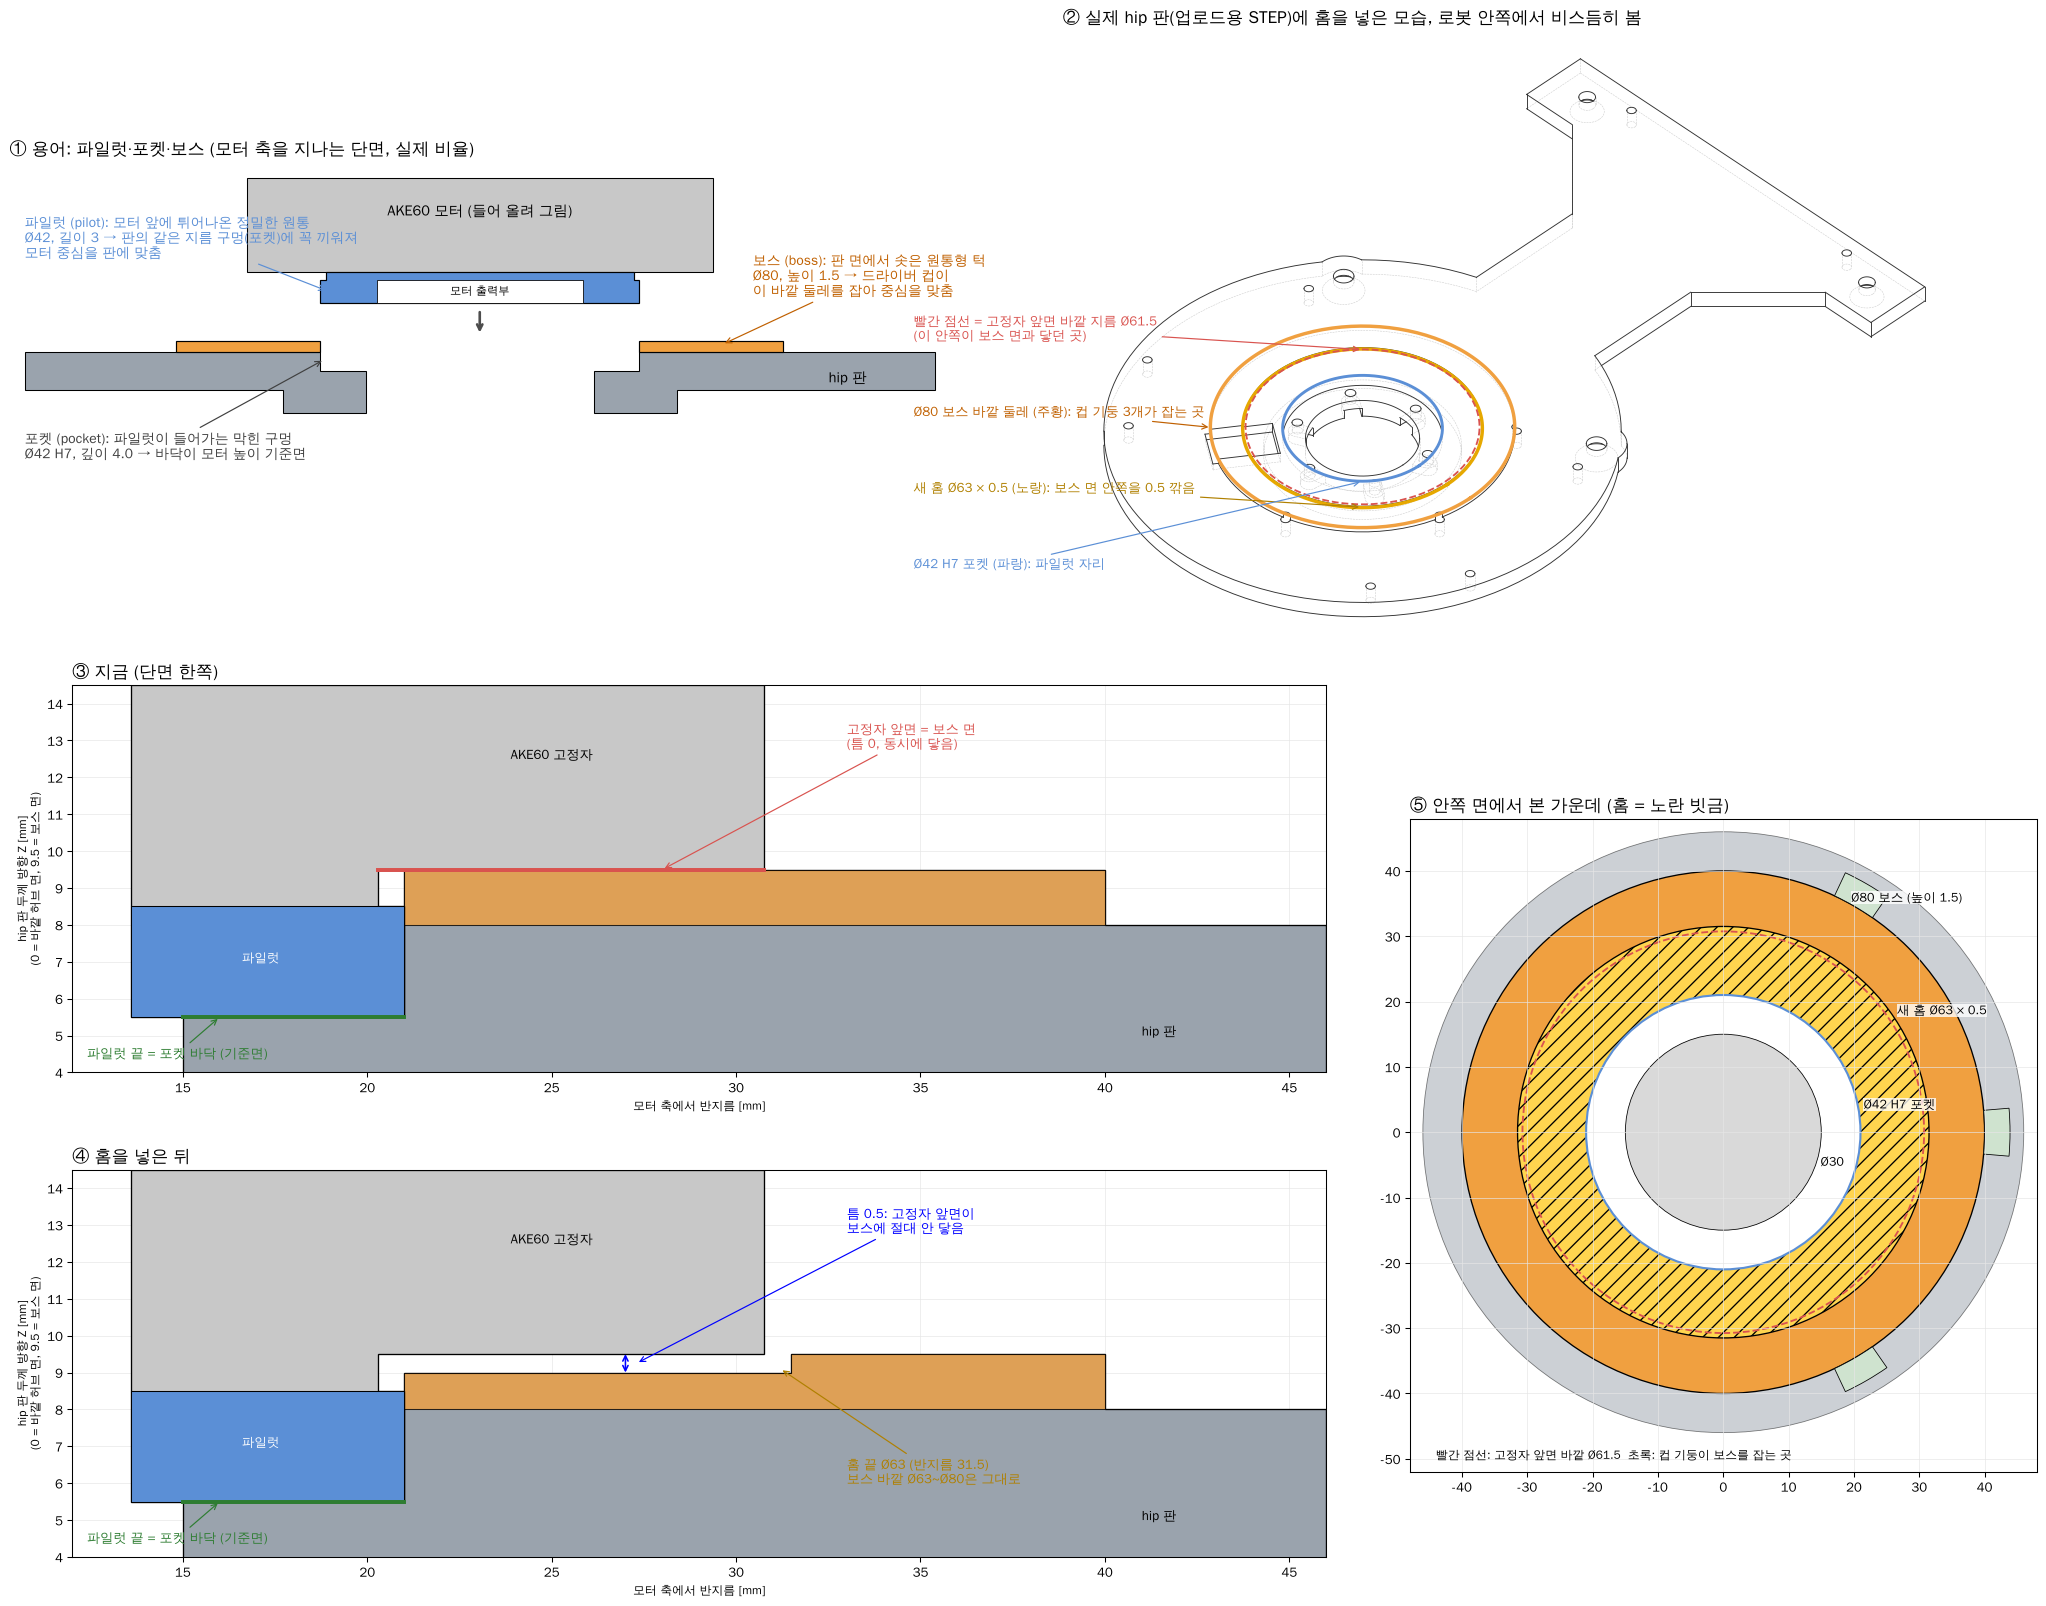

This figure's Python source:
"""What a boss and a pilot are, and the proposed Ø63 x 0.5 relief in the hip plate's Ø80 boss face (before / after).
Explanatory figure, not a manufacturing drawing.  Run make_parts.py first.

    python hip_relief.py             # -> hip_relief.png next to this script
"""
import math
import pathlib
import sys
HERE = pathlib.Path(__file__).resolve().parent
ROOT = str(HERE.parents[1])
sys.path.insert(0, ROOT + '/fusion'); sys.path.insert(0, ROOT + '/manufacturing')
import params as P
import occ as O
import numpy as np
import matplotlib; matplotlib.use('Agg')
import matplotlib.pyplot as plt
from matplotlib import font_manager
from matplotlib.patches import Polygon, Rectangle, Circle, Wedge
from matplotlib.ticker import MultipleLocator
F = '/usr/share/fonts/truetype/wqy/wqy-zenhei.ttc'
font_manager.fontManager.addfont(F)
plt.rcParams['axes.unicode_minus'] = False
plt.rcParams['font.family'] = font_manager.FontProperties(fname=F).get_name()

R_REL, D_REL = 31.5, 0.5                 # proposed relief Ø63 x 0.5 deep in the boss face (Z 9.5 -> 9.0)
RP = P.PILOT_D_HIP / 2
C = dict(plate='#9aa3ad', motor='#c8c8c8', pilot='#5b8fd6', boss='#f0a040', rel='#ffd54f', screw='#3a3a3a',
         bad='#d9534f', ok='#2e7d32')
fig = plt.figure(figsize=(22, 17))


def lab(ax, xy, xyt, t, col='k', fs=10):
    ax.annotate(t, xy=xy, xytext=xyt, color=col, fontsize=fs, zorder=10,
                arrowprops=dict(arrowstyle='->', color=col, lw=0.9))


# ------------------------------------------------------------------ 1. terms: pilot and boss (exploded side view, schematic)
a1 = fig.add_axes([0.02, 0.64, 0.45, 0.32]); a1.set_aspect('equal'); a1.axis('off')
a1.add_patch(Polygon([(-60, 3), (-26, 3), (-26, 0), (-15, 0), (-15, 5.5), (-RP, 5.5), (-RP, 8), (-60, 8)], fc=C['plate'], ec='k', lw=0.8))
a1.add_patch(Polygon([(60, 3), (26, 3), (26, 0), (15, 0), (15, 5.5), (RP, 5.5), (RP, 8), (60, 8)], fc=C['plate'], ec='k', lw=0.8))
for sx in (-1, 1):
    a1.add_patch(Polygon([(sx * RP, 8), (sx * 40, 8), (sx * 40, 9.5), (sx * RP, 9.5)], fc=C['boss'], ec='k', lw=0.9))
lift = 9.0                                               # motor drawn lifted (exploded)
a1.add_patch(Polygon([(-30.75, 9.5 + lift), (30.75, 9.5 + lift), (30.75, 22 + lift), (-30.75, 22 + lift)], fc=C['motor'], ec='k', lw=0.8))
a1.add_patch(Polygon([(-RP, 5.5 + lift), (RP, 5.5 + lift), (RP, 8.5 + lift), (20.3, 8.5 + lift), (20.3, 9.5 + lift), (-20.3, 9.5 + lift),
                      (-20.3, 8.5 + lift), (-RP, 8.5 + lift)], fc=C['pilot'], ec='k', lw=0.9))
a1.add_patch(Rectangle((-13.6, 5.5 + lift), 27.2, 3.0, fc='w', ec='k', lw=0.6))
a1.text(0, 26.0, 'AKE60 모터 (들어 올려 그림)', ha='center', fontsize=11)
a1.text(0, 6.6 + lift, '모터 출력부', ha='center', fontsize=8.5)
a1.annotate('', xy=(0, 10.2), xytext=(0, 13.6), arrowprops=dict(arrowstyle='->', lw=2.0, color='0.3'))
lab(a1, (-RP + 1, 7.0 + lift), (-60, 20.5), '파일럿 (pilot): 모터 앞에 튀어나온 정밀한 원통\nØ42, 길이 3 → 판의 같은 지름 구멍(포켓)에 꼭 끼워져\n모터 중심을 판에 맞춤', C['pilot'], 10.5)
lab(a1, (-RP + 0.5, 7.0), (-60, -6.0), '포켓 (pocket): 파일럿이 들어가는 막힌 구멍\nØ42 H7, 깊이 4.0 → 바닥이 모터 높이 기준면', '0.25', 10.5)
lab(a1, (32, 9.0), (36, 15.5), '보스 (boss): 판 면에서 솟은 원통형 턱\nØ80, 높이 1.5 → 드라이버 컵이\n이 바깥 둘레를 잡아 중심을 맞춤', '#c06000', 10.5)
a1.text(46, 4.0, 'hip 판', fontsize=11)
a1.set_xlim(-62, 62); a1.set_ylim(-9, 33)
a1.set_title('① 용어: 파일럿·포켓·보스 (모터 축을 지나는 단면, 실제 비율)', fontsize=13, loc='left')

# ------------------------------------------------------------------ 2. isometric of the real hip plate with the relief
sh = O.solids(O.read_step(ROOT + '/manufacturing/step/hip_plate_L.step'))[0]
after = O.cut(sh, O.cyl('z', 0, 0, 9.5 - D_REL, 10.5, R_REL))
tw = np.array([1.0, -1.0, 1.25]); tw /= np.linalg.norm(tw)
xd = np.array([1.0, 1.0, 0.0]); xd /= np.linalg.norm(xd)
yd = np.cross(tw, xd)
vis, hid = O.project(after, tuple(tw), tuple(xd))
a2 = fig.add_axes([0.50, 0.60, 0.48, 0.38]); a2.set_aspect('equal'); a2.axis('off')
for pl in hid:
    xs, ys = zip(*pl); a2.plot(xs, ys, color='0.8', lw=0.4, ls='--')
for pl in vis:
    xs, ys = zip(*pl); a2.plot(xs, ys, color='0.2', lw=0.7)


def ring3d(r, z, col, lw=2.2, ls='-'):
    t = np.linspace(0, 2 * np.pi, 200)
    pts = np.c_[r * np.cos(t), r * np.sin(t), np.full_like(t, z)]
    a2.plot(pts @ xd, pts @ yd, color=col, lw=lw, ls=ls, zorder=5)


ring3d(40.0, 9.5, C['boss'], 2.6)
ring3d(R_REL, 9.0, '#e6a800', 2.6)
ring3d(RP, 9.0, C['pilot'], 2.2)
ring3d(30.75, 9.5, C['bad'], 1.4, '--')
P2 = lambda x, y, z: (np.dot((x, y, z), xd), np.dot((x, y, z), yd))  # noqa: E731
lab(a2, P2(-28, -28.3, 9.5), (-118, 10), 'Ø80 보스 바깥 둘레 (주황): 컵 기둥 3개가 잡는 곳', '#c06000')
lab(a2, P2(22, -22.3, 9.0), (-118, -10), '새 홈 Ø63 × 0.5 (노랑): 보스 면 안쪽을 0.5 깎음', '#b08000')
lab(a2, P2(14.9, -14.9, 9.0), (-118, -30), 'Ø42 H7 포켓 (파랑): 파일럿 자리', C['pilot'])
lab(a2, P2(-21.7, 21.7, 9.5), (-118, 30), '빨간 점선 = 고정자 앞면 바깥 지름 Ø61.5\n(이 안쪽이 보스 면과 닿던 곳)', C['bad'])
a2.set_title('② 실제 hip 판(업로드용 STEP)에 홈을 넣은 모습, 로봇 안쪽에서 비스듬히 봄', fontsize=13, loc='left')


# ------------------------------------------------------------------ 3/4. section before / after (one side)
def section(ax, relief, title):
    ax.set_aspect('equal'); ax.set_xlim(12, 46); ax.set_ylim(4.0, 14.5)
    pts = [(15.0, 0.0), (26.0, 0.0), (26.0, 3.0), (46.0, 3.0), (46.0, 8.0), (40.0, 8.0), (40.0, 9.5)]
    if relief:
        pts += [(R_REL, 9.5), (R_REL, 9.5 - D_REL), (RP, 9.5 - D_REL)]
    else:
        pts += [(RP, 9.5)]
    pts += [(RP, 5.5), (15.0, 5.5)]
    ax.add_patch(Polygon(pts, fc=C['plate'], ec='k', lw=1.0, zorder=2))
    ax.add_patch(Polygon([(RP, 8.0), (40.0, 8.0), (40.0, 9.5)] + ([(R_REL, 9.5), (R_REL, 9.0), (RP, 9.0)] if relief else [(RP, 9.5)]),
                         fc=C['boss'], ec='k', lw=0.8, alpha=0.8, zorder=3))
    m = [(13.6, 5.5), (RP, 5.5), (RP, 8.5), (20.3, 8.5), (20.3, 9.5), (30.75, 9.5), (30.75, 14.5), (13.6, 14.5)]
    ax.add_patch(Polygon(m, fc=C['motor'], ec='k', lw=1.0, zorder=4))
    ax.add_patch(Polygon([(13.6, 5.5), (RP, 5.5), (RP, 8.5), (13.6, 8.5)], fc=C['pilot'], ec='k', lw=0.8, zorder=5))
    ax.plot([15.0, RP], [5.5, 5.5], color=C['ok'], lw=3, zorder=6)
    if relief:
        ax.annotate('', xy=(27.0, 9.5), xytext=(27.0, 9.0), arrowprops=dict(arrowstyle='<->', color='b', lw=1.2, shrinkA=0, shrinkB=0), zorder=8)
        lab(ax, (27.3, 9.25), (33.0, 12.8), '틈 0.5: 고정자 앞면이\n보스에 절대 안 닿음', 'b')
        lab(ax, (R_REL - 0.3, 9.1), (33.0, 6.0), '홈 끝 Ø63 (반지름 31.5)\n보스 바깥 Ø63~Ø80은 그대로', '#b08000')
    else:
        ax.plot([20.3, 30.75], [9.5, 9.5], color=C['bad'], lw=3, zorder=6)
        lab(ax, (28.0, 9.5), (33.0, 12.8), '고정자 앞면 = 보스 면\n(틈 0, 동시에 닿음)', C['bad'])
    lab(ax, (16.0, 5.5), (12.4, 4.4), '파일럿 끝 = 포켓 바닥 (기준면)', C['ok'])
    ax.text(25.0, 12.5, 'AKE60 고정자', ha='center', fontsize=10, zorder=9)
    ax.text(16.6, 7.0, '파일럿', fontsize=9.5, color='w', zorder=9)
    ax.text(41.0, 5.0, 'hip 판', fontsize=10, zorder=9)
    ax.xaxis.set_major_locator(MultipleLocator(5)); ax.yaxis.set_major_locator(MultipleLocator(1))
    ax.grid(color='0.9', lw=0.5, zorder=0)
    ax.set_xlabel('모터 축에서 반지름 [mm]', fontsize=9); ax.set_ylabel('hip 판 두께 방향 Z [mm]\n(0 = 바깥 허브 면, 9.5 = 보스 면)', fontsize=9)
    ax.set_title(title, fontsize=13, loc='left')


section(fig.add_axes([0.05, 0.33, 0.60, 0.25]), False, '③ 지금 (단면 한쪽)')
section(fig.add_axes([0.05, 0.03, 0.60, 0.25]), True, '④ 홈을 넣은 뒤')

# ------------------------------------------------------------------ 5. top view (inside face) of the centre
a5 = fig.add_axes([0.69, 0.03, 0.30, 0.52]); a5.set_aspect('equal')
a5.add_patch(Circle((0, 0), 46, fc=C['plate'], ec='k', lw=0.6, alpha=0.5))
a5.add_patch(Circle((0, 0), 40, fc=C['boss'], ec='k', lw=1.0))
a5.add_patch(Circle((0, 0), R_REL, fc=C['rel'], ec='k', lw=1.0, hatch='//'))
a5.add_patch(Circle((0, 0), RP, fc='w', ec=C['pilot'], lw=1.6))
a5.add_patch(Circle((0, 0), 15, fc='0.85', ec='k', lw=0.6))
a5.add_patch(Circle((0, 0), 30.75, fc='none', ec=C['bad'], lw=1.4, ls='--'))
for t in (-30.0, -90.0, 210.0):
    a5.add_patch(Wedge((0, 0), 43.9, t + 90 - 4.8, t + 90 + 4.8, width=3.9, fc='#cfe3cf', ec='k', lw=0.6))
for r, txt, ang in ((40, 'Ø80 보스 (높이 1.5)', 62), (R_REL, '새 홈 Ø63 × 0.5', 35), (RP, 'Ø42 H7 포켓', 10), (15, 'Ø30', -20)):
    a5.text(r * math.cos(math.radians(ang)) + 0.8, r * math.sin(math.radians(ang)), txt, fontsize=9.5,
            bbox=dict(fc='w', ec='none', alpha=0.8, pad=0.3), zorder=8)
a5.text(-44, -50, '빨간 점선: 고정자 앞면 바깥 Ø61.5  초록: 컵 기둥이 보스를 잡는 곳', fontsize=9)
a5.set_xlim(-48, 48); a5.set_ylim(-52, 48)
a5.xaxis.set_major_locator(MultipleLocator(10)); a5.yaxis.set_major_locator(MultipleLocator(10))
a5.grid(color='0.9', lw=0.5)
a5.set_title('⑤ 안쪽 면에서 본 가운데 (홈 = 노란 빗금)', fontsize=13, loc='left')
fig.savefig(sys.argv[1] if len(sys.argv) > 1 else HERE / 'hip_relief.png', dpi=95, bbox_inches='tight')
